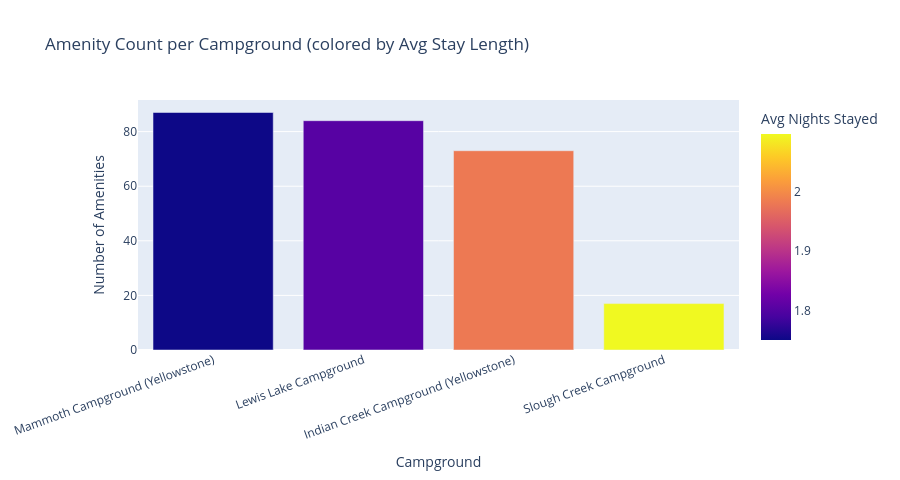

The code cell stored with this chart in its notebook:
### Markdown cell above
**Question 2 — Amenities vs. reservation volume / length of stay:** Do campgrounds with more listed amenities (per RIDB) generate higher reservation volume or longer average stays, or are simpler campgrounds equally in demand?

**Definitions for this analysis:** Reservation **volume** is the **count of rows** in `yellowstone_summer_2024.csv` by `park`. **Average stay length** uses the **`nights`** field: we parse the **leading whole number** from strings like `"4 days"` and take the **mean per park** (`avg_nights`). RIDB does not give a single “amenity score” in one call without per-campsite attribute requests; here **`amenity_count`** means the **number of RIDB campsite records** returned for the campground’s `facilityid` (paginated `/facilities/{id}/campsites`), used as a **richness / reservable-inventory proxy** correlated with how much site-level detail RIDB holds for that facility.

### Code cell
# Question 2 — RIDB campsite inventory (proxy) vs. reservations and avg stay
from pathlib import Path
import json
import os
import ssl
import urllib.request

import pandas as pd
import plotly.express as px

df = pd.read_csv(Path("data/processed/yellowstone_summer_2024.csv"), low_memory=False)

# Avg stay: leading number from "nights" text (e.g. "4 days" -> 4)
nights_head = df["nights"].astype(str).str.extract(r"(\d+)", expand=False)
df["nights_num"] = pd.to_numeric(nights_head, errors="coerce")

res = (
    df.groupby("park", observed=True)
    .agg(
        n_reservations=("historicalreservationid", "count"),
        avg_nights=("nights_num", "mean"),
        facilityid=(
            "facilityid",
            lambda s: int(pd.Series(s.dropna()).astype(int).value_counts().index[0]),
        ),
    )
    .reset_index()
)


def _load_ridb_key():
    for fname in (".env", "yellowstone.env"):
        p = Path(fname)
        if not p.is_file():
            continue
        for line in p.read_text(encoding="utf-8").splitlines():
            s = line.strip()
            if s.startswith("RIDB_API_KEY="):
                return s.split("=", 1)[1].strip().strip('"').strip("'")
    return os.environ.get("RIDB_API_KEY", "").strip()


def _ridb_campsite_count(facility_id: int) -> int:
    """Paginated count of RIDB /facilities/{id}/campsites RECDATA rows."""
    key = _load_ridb_key()
    if not key:
        raise RuntimeError("Missing RIDB_API_KEY (.env or yellowstone.env)")
    try:
        import certifi
        ctx = ssl.create_default_context(cafile=certifi.where())
    except ImportError:
        ctx = ssl.create_default_context()
    total = 0
    offset = 0
    limit = 500
    while True:
        url = f"https://ridb.recreation.gov/api/v1/facilities/{facility_id}/campsites?limit={limit}&offset={offset}"
        req = urllib.request.Request(
            url,
            headers={"accept": "application/json", "apikey": key},
            method="GET",
        )
        with urllib.request.urlopen(req, context=ctx, timeout=60) as resp:
            payload = json.loads(resp.read().decode("utf-8"))
        batch = payload.get("RECDATA") or []
        total += len(batch)
        if len(batch) < limit:
            break
        offset += limit
    return total


df_summary = res.copy()
df_summary["amenity_count"] = [
    _ridb_campsite_count(int(fid)) for fid in df_summary["facilityid"]
]

fig = px.bar(
    df_summary.sort_values("amenity_count", ascending=False),
    x="park",
    y="amenity_count",
    color="avg_nights",
    title="Amenity Count per Campground (colored by Avg Stay Length)",
    labels={
        "amenity_count": "Number of Amenities",
        "avg_nights": "Avg Nights Stayed",
        "park": "Campground",
    },
)
fig.update_layout(xaxis_tickangle=-20, height=480)
fig.show()

print(df_summary.sort_values("amenity_count", ascending=False).to_string(index=False))

### Figure 1 — Plotly figure (JSON) as saved in the notebook; plotly's stock layout.template omitted (floating-point values rounded to 4 significant figures)
{"data": [{"hovertemplate": "Campground=%{x}<br>Number of Amenities=%{y}<br>Avg Nights Stayed=%{marker.color}<extra></extra>", "legendgroup": "", "marker": {"color": [1.751, 1.804, 1.981, 2.096], "coloraxis": "coloraxis", "pattern": {"shape": ""}}, "name": "", "orientation": "v", "showlegend": false, "textposition": "auto", "type": "bar", "x": ["Mammoth Campground (Yellowstone)", "Lewis Lake Campground", "Indian Creek Campground (Yellowstone)", "Slough Creek Campground"], "xaxis": "x", "y": [87, 84, 73, 17], "yaxis": "y"}], "layout": {"barmode": "relative", "coloraxis": {"colorbar": {"title": {"text": "Avg Nights Stayed"}}, "colorscale": [[0, "#0d0887"], [0.1111, "#46039f"], [0.2222, "#7201a8"], [0.3333, "#9c179e"], [0.4444, "#bd3786"], [0.5556, "#d8576b"], [0.6667, "#ed7953"], [0.7778, "#fb9f3a"], [0.8889, "#fdca26"], [1, "#f0f921"]]}, "height": 480, "legend": {"tracegroupgap": 0}, "title": {"text": "Amenity Count per Campground (colored by Avg Stay Length)"}, "xaxis": {"anchor": "y", "domain": [0, 1], "tickangle": -20, "title": {"text": "Campground"}}, "yaxis": {"anchor": "x", "domain": [0, 1], "title": {"text": "Number of Amenities"}}}}
